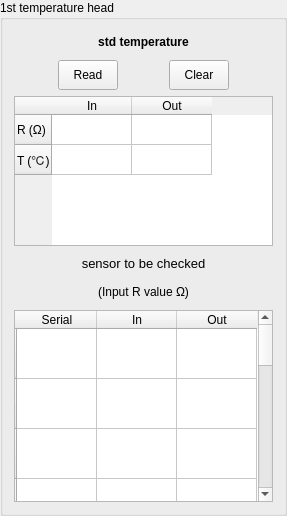
       <widget class="QGroupBox" name="gBox_infirst">
        <property name="title">
         <string>1st temperature head</string>
        </property>
        <layout class="QGridLayout" name="gridLayout">
         <item row="0" column="1" colspan="3">
          <widget class="QLabel" name="label_2">
           <property name="minimumSize">
            <size>
             <width>0</width>
             <height>23</height>
            </size>
           </property>
           <property name="maximumSize">
            <size>
             <width>16777215</width>
             <height>23</height>
            </size>
           </property>
           <property name="text">
            <string>&lt;html&gt;&lt;head/&gt;&lt;body&gt;&lt;p align=&quot;center&quot;&gt;&lt;span style=&quot; font-weight:600;&quot;&gt;std temperature&lt;/span&gt;&lt;/p&gt;&lt;/body&gt;&lt;/html&gt;</string>
           </property>
          </widget>
         </item>
         <item row="1" column="0">
          <spacer name="horizontalSpacer_6">
           <property name="orientation">
            <enum>Qt::Horizontal</enum>
           </property>
           <property name="sizeHint" stdset="0">
            <size>
             <width>38</width>
             <height>20</height>
            </size>
           </property>
          </spacer>
         </item>
         <item row="1" column="1">
          <widget class="QPushButton" name="btn_read_1">
           <property name="sizePolicy">
            <sizepolicy hsizetype="Preferred" vsizetype="Preferred">
             <horstretch>0</horstretch>
             <verstretch>0</verstretch>
            </sizepolicy>
           </property>
           <property name="minimumSize">
            <size>
             <width>60</width>
             <height>30</height>
            </size>
           </property>
           <property name="maximumSize">
            <size>
             <width>60</width>
             <height>30</height>
            </size>
           </property>
           <property name="text">
            <string>Read</string>
           </property>
          </widget>
         </item>
         <item row="1" column="2">
          <spacer name="horizontalSpacer">
           <property name="orientation">
            <enum>Qt::Horizontal</enum>
           </property>
           <property name="sizeHint" stdset="0">
            <size>
             <width>39</width>
             <height>20</height>
            </size>
           </property>
          </spacer>
         </item>
         <item row="1" column="3">
          <widget class="QPushButton" name="btn_clear_1">
           <property name="sizePolicy">
            <sizepolicy hsizetype="Preferred" vsizetype="Preferred">
             <horstretch>0</horstretch>
             <verstretch>0</verstretch>
            </sizepolicy>
           </property>
           <property name="minimumSize">
            <size>
             <width>60</width>
             <height>30</height>
            </size>
           </property>
           <property name="maximumSize">
            <size>
             <width>60</width>
             <height>30</height>
            </size>
           </property>
           <property name="text">
            <string>Clear</string>
           </property>
          </widget>
         </item>
         <item row="1" column="4">
          <spacer name="horizontalSpacer_2">
           <property name="orientation">
            <enum>Qt::Horizontal</enum>
           </property>
           <property name="sizeHint" stdset="0">
            <size>
             <width>38</width>
             <height>20</height>
            </size>
           </property>
          </spacer>
         </item>
         <item row="2" column="0" colspan="5">
          <widget class="QTableWidget" name="tbl_std_1">
           <property name="sizePolicy">
            <sizepolicy hsizetype="Preferred" vsizetype="Preferred">
             <horstretch>0</horstretch>
             <verstretch>0</verstretch>
            </sizepolicy>
           </property>
           <property name="maximumSize">
            <size>
             <width>16777215</width>
             <height>150</height>
            </size>
           </property>
           <attribute name="horizontalHeaderCascadingSectionResizes">
            <bool>true</bool>
           </attribute>
           <attribute name="horizontalHeaderDefaultSectionSize">
            <number>80</number>
           </attribute>
           <attribute name="horizontalHeaderMinimumSectionSize">
            <number>10</number>
           </attribute>
           <attribute name="verticalHeaderCascadingSectionResizes">
            <bool>true</bool>
           </attribute>
           <attribute name="verticalHeaderMinimumSectionSize">
            <number>10</number>
           </attribute>
           <row>
            <property name="text">
             <string>R (Ω)</string>
            </property>
           </row>
           <row>
            <property name="text">
             <string>T (℃)</string>
            </property>
           </row>
           <column>
            <property name="text">
             <string>In</string>
            </property>
           </column>
           <column>
            <property name="text">
             <string>Out</string>
            </property>
           </column>
           <item row="0" column="0">
            <property name="text">
             <string/>
            </property>
            <property name="flags">
             <set>ItemIsSelectable|ItemIsDragEnabled|ItemIsUserCheckable</set>
            </property>
           </item>
           <item row="0" column="1">
            <property name="text">
             <string/>
            </property>
            <property name="flags">
             <set>ItemIsSelectable|ItemIsDragEnabled|ItemIsUserCheckable</set>
            </property>
           </item>
           <item row="1" column="0">
            <property name="text">
             <string/>
            </property>
            <property name="flags">
             <set>ItemIsSelectable|ItemIsDragEnabled|ItemIsUserCheckable</set>
            </property>
           </item>
           <item row="1" column="1">
            <property name="text">
             <string/>
            </property>
            <property name="flags">
             <set>ItemIsSelectable|ItemIsDragEnabled|ItemIsUserCheckable</set>
            </property>
           </item>
          </widget>
         </item>
         <item row="3" column="0" colspan="5">
          <layout class="QVBoxLayout" name="verticalLayout_7">
           <item>
            <widget class="QLabel" name="label_3">
             <property name="minimumSize">
              <size>
               <width>0</width>
               <height>23</height>
              </size>
             </property>
             <property name="maximumSize">
              <size>
               <width>16777215</width>
               <height>23</height>
              </size>
             </property>
             <property name="text">
              <string>&lt;html&gt;&lt;head/&gt;&lt;body&gt;&lt;p align=&quot;center&quot;&gt;&lt;span style=&quot; font-size:10pt;&quot;&gt;sensor to be checked&lt;/span&gt;&lt;/p&gt;&lt;/body&gt;&lt;/html&gt;</string>
             </property>
            </widget>
           </item>
           <item>
            <widget class="QLabel" name="label_4">
             <property name="minimumSize">
              <size>
               <width>0</width>
               <height>23</height>
              </size>
             </property>
             <property name="maximumSize">
              <size>
               <width>16777215</width>
               <height>23</height>
              </size>
             </property>
             <property name="text">
              <string>&lt;html&gt;&lt;head/&gt;&lt;body&gt;&lt;p align=&quot;center&quot;&gt;(Input R value Ω)&lt;/p&gt;&lt;/body&gt;&lt;/html&gt;</string>
             </property>
            </widget>
           </item>
           <item>
            <widget class="QTableWidget" name="tbl_in_1">
             <property name="sizePolicy">
              <sizepolicy hsizetype="Preferred" vsizetype="Preferred">
               <horstretch>0</horstretch>
               <verstretch>0</verstretch>
              </sizepolicy>
             </property>
             <attribute name="horizontalHeaderCascadingSectionResizes">
              <bool>true</bool>
             </attribute>
             <attribute name="horizontalHeaderDefaultSectionSize">
              <number>80</number>
             </attribute>
             <attribute name="horizontalHeaderMinimumSectionSize">
              <number>80</number>
             </attribute>
             <attribute name="verticalHeaderCascadingSectionResizes">
              <bool>true</bool>
             </attribute>
             <attribute name="verticalHeaderMinimumSectionSize">
              <number>50</number>
             </attribute>
             <row>
              <property name="text">
               <string/>
              </property>
             </row>
             <row>
              <property name="text">
               <string/>
              </property>
             </row>
             <row>
              <property name="text">
               <string/>
              </property>
             </row>
             <row>
              <property name="text">
               <string/>
              </property>
             </row>
             <row>
              <property name="text">
               <string/>
              </property>
             </row>
             <row>
              <property name="text">
               <string/>
              </property>
             </row>
             <row>
              <property name="text">
               <string/>
              </property>
             </row>
             <row>
              <property name="text">
               <string/>
              </property>
             </row>
             <row>
              <property name="text">
               <string/>
              </property>
             </row>
             <row>
              <property name="text">
               <string/>
              </property>
             </row>
             <row>
              <property name="text">
               <string/>
              </property>
             </row>
             <row>
              <property name="text">
               <string/>
              </property>
             </row>
             <column>
              <property name="text">
               <string>Serial</string>
              </property>
             </column>
             <column>
              <property name="text">
               <string>In</string>
              </property>
             </column>
             <column>
              <property name="text">
               <string>Out</string>
              </property>
             </column>
             <item row="0" column="0">
              <property name="text">
               <string/>
              </property>
             </item>
             <item row="0" column="1">
              <property name="text">
               <string/>
              </property>
             </item>
             <item row="0" column="2">
              <property name="text">
               <string/>
              </property>
             </item>
             <item row="1" column="0">
              <property name="text">
               <string/>
              </property>
             </item>
             <item row="1" column="1">
              <property name="text">
               <string/>
              </property>
             </item>
             <item row="1" column="2">
              <property name="text">
               <string/>
              </property>
             </item>
             <item row="2" column="0">
              <property name="text">
               <string/>
              </property>
             </item>
             <item row="2" column="1">
              <property name="text">
               <string/>
              </property>
             </item>
             <item row="2" column="2">
              <property name="text">
               <string/>
              </property>
             </item>
             <item row="3" column="0">
              <property name="text">
               <string/>
              </property>
             </item>
             <item row="3" column="1">
              <property name="text">
               <string/>
              </property>
             </item>
             <item row="3" column="2">
              <property name="text">
               <string/>
              </property>
             </item>
             <item row="4" column="0">
              <property name="text">
               <string/>
              </property>
             </item>
             <item row="4" column="1">
              <property name="text">
               <string/>
              </property>
             </item>
             <item row="4" column="2">
              <property name="text">
               <string/>
              </property>
             </item>
             <item row="5" column="0">
              <property name="text">
               <string/>
              </property>
             </item>
             <item row="5" column="1">
              <property name="text">
               <string/>
              </property>
             </item>
             <item row="5" column="2">
              <property name="text">
               <string/>
              </property>
             </item>
             <item row="6" column="0">
              <property name="text">
               <string/>
              </property>
             </item>
             <item row="6" column="1">
              <property name="text">
               <string/>
              </property>
             </item>
             <item row="6" column="2">
              <property name="text">
               <string/>
              </property>
             </item>
             <item row="7" column="0">
              <property name="text">
               <string/>
              </property>
             </item>
             <item row="7" column="1">
              <property name="text">
               <string/>
              </property>
             </item>
             <item row="7" column="2">
              <property name="text">
               <string/>
              </property>
             </item>
             <item row="8" column="0">
              <property name="text">
               <string/>
              </property>
             </item>
             <item row="8" column="1">
              <property name="text">
               <string/>
              </property>
             </item>
             <item row="8" column="2">
              <property name="text">
               <string/>
              </property>
             </item>
             <item row="9" column="0">
              <property name="text">
               <string/>
              </property>
             </item>
             <item row="9" column="1">
              <property name="text">
               <string/>
              </property>
             </item>
             <item row="9" column="2">
              <property name="text">
               <string/>
              </property>
             </item>
             <item row="10" column="0">
              <property name="text">
               <string/>
              </property>
             </item>
             <item row="10" column="1">
              <property name="text">
               <string/>
              </property>
             </item>
             <item row="10" column="2">
              <property name="text">
               <string/>
              </property>
             </item>
             <item row="11" column="0">
              <property name="text">
               <string/>
              </property>
             </item>
             <item row="11" column="1">
              <property name="text">
               <string/>
              </property>
             </item>
             <item row="11" column="2">
              <property name="text">
               <string/>
              </property>
             </item>
            </widget>
           </item>
          </layout>
         </item>
        </layout>
       </widget>
